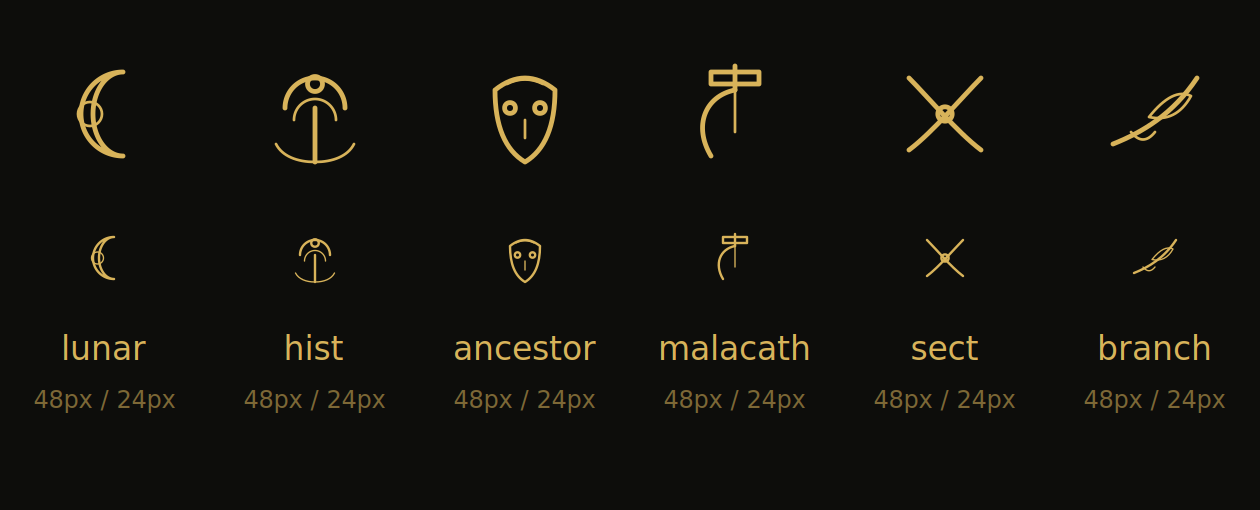

Source code (Python):
import cairosvg
G="#d8b35a"; DARK="#0d0d0b"; THIN="rgba(216,179,90,0.55)"
# Each glyph: list of (tag, attrs) in 48x48, currentColor stroke, no fill (line-art family)
GLYPHS={
 "lunar":[  # twin crescents interlocking (the lattice)
   ("path",{"d":"M30 10 a14 14 0 1 0 0 28 a10 14 0 1 1 0 -28 Z"}),
   ("circle",{"cx":"19","cy":"24","r":"4","class":"thin"}),
 ],
 "hist":[  # rooted tree
   ("path",{"d":"M24 40 V22"}),
   ("path",{"d":"M24 40 C18 40 13 38 11 34","class":"thin"}),
   ("path",{"d":"M24 40 C30 40 35 38 37 34","class":"thin"}),
   ("path",{"d":"M14 22 A10 10 0 0 1 34 22"}),
   ("path",{"d":"M17 26 A7 7 0 0 1 31 26","class":"thin"}),
   ("circle",{"cx":"24","cy":"14","r":"2.5"}),
 ],
 "ancestor":[  # ancestral mask
   ("path",{"d":"M14 16 Q24 8 34 16 Q34 34 24 40 Q14 34 14 16 Z"}),
   ("circle",{"cx":"19","cy":"22","r":"1.8"}),("circle",{"cx":"29","cy":"22","r":"1.8"}),
   ("path",{"d":"M24 26 V32","class":"thin"}),
   ("path",{"d":"M18 14 Q24 11 30 14","class":"thin"}),
 ],
 "malacath":[  # tusk + hammer
   ("path",{"d":"M16 38 C10 28 14 18 24 16"}),
   ("path",{"d":"M24 16 L24 8 M16 10 H32 V14 H16 Z"}),
   ("path",{"d":"M24 16 V30","class":"thin"}),
 ],
 "sect":[  # crossed scimitars
   ("path",{"d":"M12 36 C20 30 30 18 36 12"}),
   ("path",{"d":"M36 36 C28 30 18 18 12 12"}),
   ("circle",{"cx":"24","cy":"24","r":"2.4"}),
 ],
 "branch":[  # bound branch with leaf
   ("path",{"d":"M10 34 C20 30 30 24 38 12"}),
   ("path",{"d":"M22 25 q8 -10 14 -7 q-5 9 -14 7 Z","class":"thin"}),
   ("path",{"d":"M16 30 q4 5 8 0","class":"thin"}),
 ],
}
def render(spec):
    out=[]
    for tag,a in spec:
        sw="0.9" if a.get("class")=="thin" else "1.6"
        at=" ".join(f'{k}="{v}"' for k,v in a.items() if k!="class")
        out.append(f'<{tag} {at} fill="none" stroke="{G}" stroke-width="{sw}" stroke-linecap="round" stroke-linejoin="round"/>')
    return "".join(out)
# contact sheet at two sizes (48 and 24) to verify small-size legibility
keys=list(GLYPHS)
cell=70; W=len(keys)*cell; H=170
p=[f'<svg xmlns="http://www.w3.org/2000/svg" width="{W}" height="{H}" viewBox="0 0 {W} {H}"><rect width="{W}" height="{H}" fill="{DARK}"/>']
for i,k in enumerate(keys):
    x=i*cell
    p.append(f'<g transform="translate({x+11},14) scale(1.0)"><svg width="48" height="48" viewBox="0 0 48 48">{render(GLYPHS[k])}</svg></g>')
    p.append(f'<g transform="translate({x+23},74)"><svg width="24" height="24" viewBox="0 0 48 48">{render(GLYPHS[k])}</svg></g>')
    p.append(f'<text x="{x+35}" y="120" fill="{G}" font-size="11" font-family="sans-serif" text-anchor="middle">{k}</text>')
    p.append(f'<text x="{x+35}" y="136" fill="{THIN}" font-size="8" font-family="sans-serif" text-anchor="middle">48px / 24px</text>')
p.append("</svg>")
svg="".join(p)
cairosvg.svg2png(bytestring=svg.encode(), write_to="scratch/prisma-art/glyphs.png", scale=3)
print("ok")
